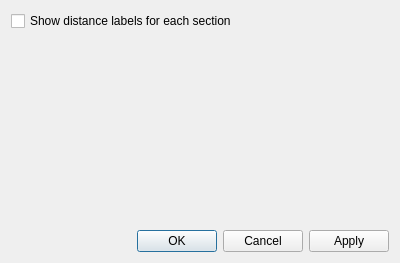
<?xml version="1.0" encoding="UTF-8"?>
<ui version="4.0">
 <class>MeasureConfigWidget</class>
 <widget class="QDialog" name="MeasureConfigWidget">
  <property name="geometry">
   <rect>
    <x>0</x>
    <y>0</y>
    <width>400</width>
    <height>263</height>
   </rect>
  </property>
  <property name="windowTitle">
   <string>Marble - Measure Tool Configuration</string>
  </property>
  <layout class="QVBoxLayout" name="verticalLayout">
   <item>
    <widget class="QCheckBox" name="m_showSegLabelsCheckBox">
     <property name="text">
      <string>Show distance labels for each section</string>
     </property>
    </widget>
   </item>
   <item>
    <spacer name="verticalSpacer">
     <property name="orientation">
      <enum>Qt::Vertical</enum>
     </property>
     <property name="sizeHint" stdset="0">
      <size>
       <width>20</width>
       <height>40</height>
      </size>
     </property>
    </spacer>
   </item>
   <item>
    <widget class="QDialogButtonBox" name="m_buttonBox">
     <property name="orientation">
      <enum>Qt::Horizontal</enum>
     </property>
     <property name="standardButtons">
      <set>QDialogButtonBox::Apply|QDialogButtonBox::Cancel|QDialogButtonBox::Ok</set>
     </property>
    </widget>
   </item>
  </layout>
 </widget>
 <resources/>
 <connections>
  <connection>
   <sender>m_buttonBox</sender>
   <signal>accepted()</signal>
   <receiver>MeasureConfigWidget</receiver>
   <slot>accept()</slot>
   <hints>
    <hint type="sourcelabel">
     <x>174</x>
     <y>258</y>
    </hint>
    <hint type="destinationlabel">
     <x>25</x>
     <y>230</y>
    </hint>
   </hints>
  </connection>
  <connection>
   <sender>m_buttonBox</sender>
   <signal>rejected()</signal>
   <receiver>MeasureConfigWidget</receiver>
   <slot>reject()</slot>
   <hints>
    <hint type="sourcelabel">
     <x>253</x>
     <y>258</y>
    </hint>
    <hint type="destinationlabel">
     <x>260</x>
     <y>187</y>
    </hint>
   </hints>
  </connection>
 </connections>
</ui>
